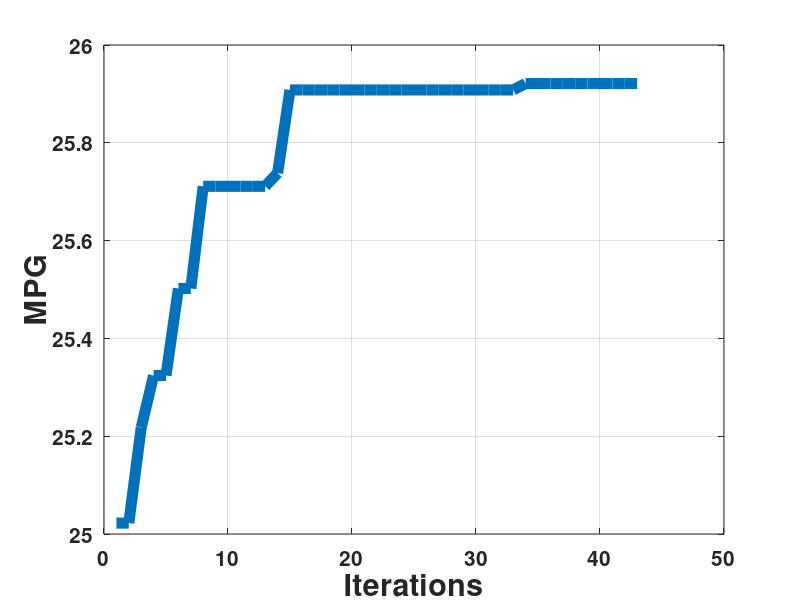
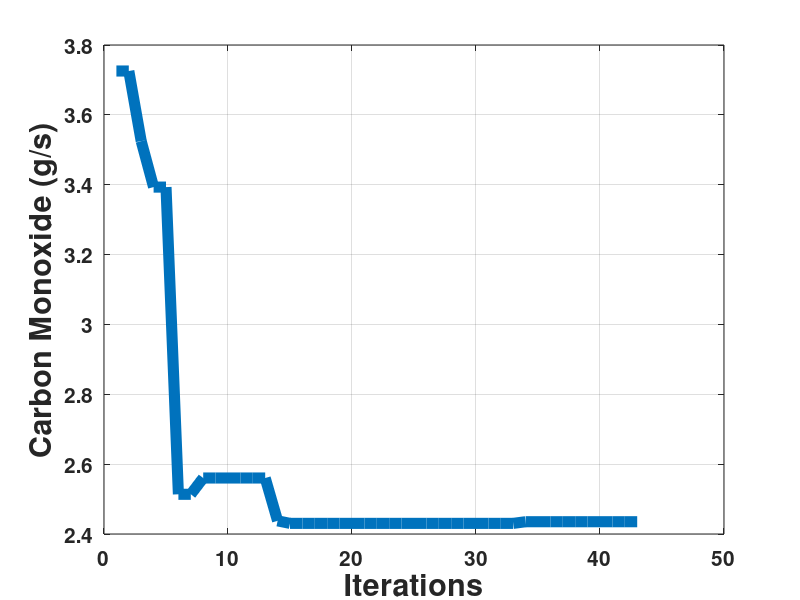
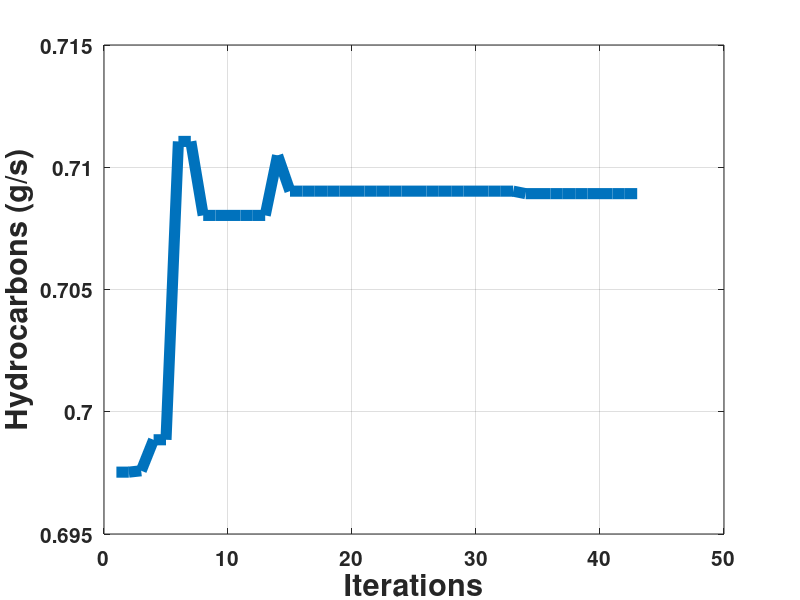
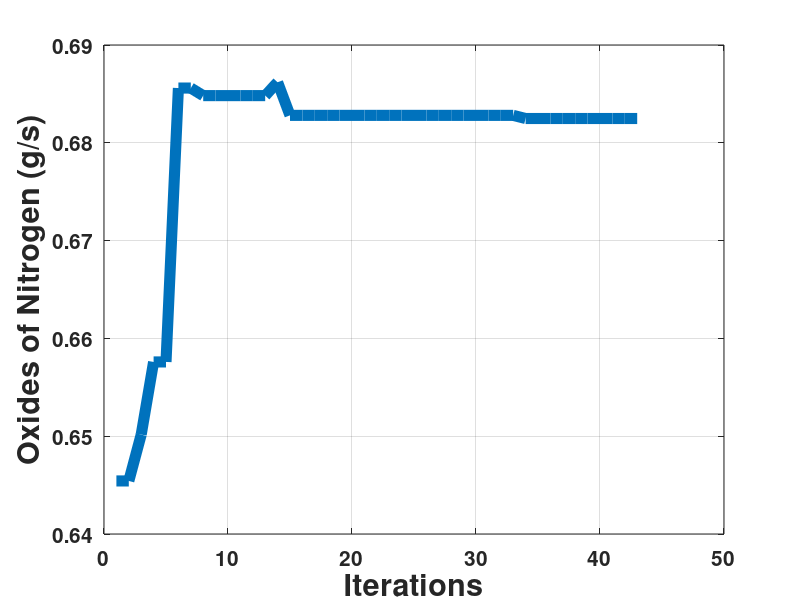

Here is the MATLAB script that generated these plots, in order:
clear
clc
load small_parallel_FTP_results

figure(1);
mpg = small_parallel_FTP_optimization.GLOBAL.f_min_hist.c(:,3);
iter = small_parallel_FTP_optimization.GLOBAL.f_min_hist.iter;
plot(iter,mpg,'linewidth',8)
xlabel('Iterations')
ylabel('MPG'),grid
%title('Small Parallel FTP')
set(gca,'FontSize',15,'fontWeight','bold')
set(findall(gcf,'type','text'),'FontSize',22,'fontWeight','bold')

figure(2);
CO = small_parallel_FTP_optimization.GLOBAL.f_min_hist.c(:,4);
iter = small_parallel_FTP_optimization.GLOBAL.f_min_hist.iter;
plot(iter,CO,'linewidth',8)
xlabel('Iterations')
ylabel('Carbon Monoxide (g/s)'),grid
%title('Small Parallel FTP')
set(gca,'FontSize',15,'fontWeight','bold')
set(findall(gcf,'type','text'),'FontSize',22,'fontWeight','bold')

figure(3);
HC = small_parallel_FTP_optimization.GLOBAL.f_min_hist.c(:,5);
iter = small_parallel_FTP_optimization.GLOBAL.f_min_hist.iter;
plot(iter,HC,'linewidth',8)
xlabel('Iterations')
ylabel('Hydrocarbons (g/s)'),grid
%title('Small Parallel FTP')
set(gca,'FontSize',15,'fontWeight','bold')
set(findall(gcf,'type','text'),'FontSize',22,'fontWeight','bold')

figure(4);
NOx = small_parallel_FTP_optimization.GLOBAL.f_min_hist.c(:,6);
iter = small_parallel_FTP_optimization.GLOBAL.f_min_hist.iter;
plot(iter,NOx,'linewidth',8)
xlabel('Iterations')
ylabel('Oxides of Nitrogen (g/s)'),grid
%title('Small Parallel FTP')
set(gca,'FontSize',15,'fontWeight','bold')
set(findall(gcf,'type','text'),'FontSize',22,'fontWeight','bold')

% cALCULATE THE Improvement
fprintf('\nMPG\n')
First = mpg(1)
Final = mpg(length(mpg))
Percent_improvement = (mpg(length(mpg))-mpg(1))/mpg(length(mpg))*100

fprintf('\nCO\n')
First = CO(1)
Final = CO(length(CO))
Percent_improvement = (CO(length(CO))-CO(1))/CO(length(CO))*100

fprintf('\nHC\n')
First = HC(1)
Final = HC(length(HC))
Percent_improvement = (HC(length(HC))-HC(1))/HC(length(HC))*100


fprintf('\nNOx\n')
First = NOx(1)
Final = NOx(length(NOx))
Percent_improvement = (NOx(length(NOx))-NOx(1))/NOx(length(NOx))*100

% Calcualte the Size of the Prime Movers
fprintf('\nPrime MOver Sizes\n')

fprintf('\nICE')
trq = small_parallel_FTP_optimization.GLOBAL.f_min_hist.x(:,1);
First = 41*trq(1)
Last = 41*trq(length(trq))
Increase = (Last-First)/Last*100

fprintf('\nMotor')
trq_m = small_parallel_FTP_optimization.GLOBAL.f_min_hist.x(:,2);
First = 58*trq_m(1)
Last = 58*trq_m(length(trq_m))
Increase = (Last-First)/Last*100

fprintf('\nBattery Module')
batt = small_parallel_FTP_optimization.GLOBAL.f_min_hist.x(:,3);
First = batt(1)
Last = batt(length(batt))
Increase = (Last-First)/Last*100